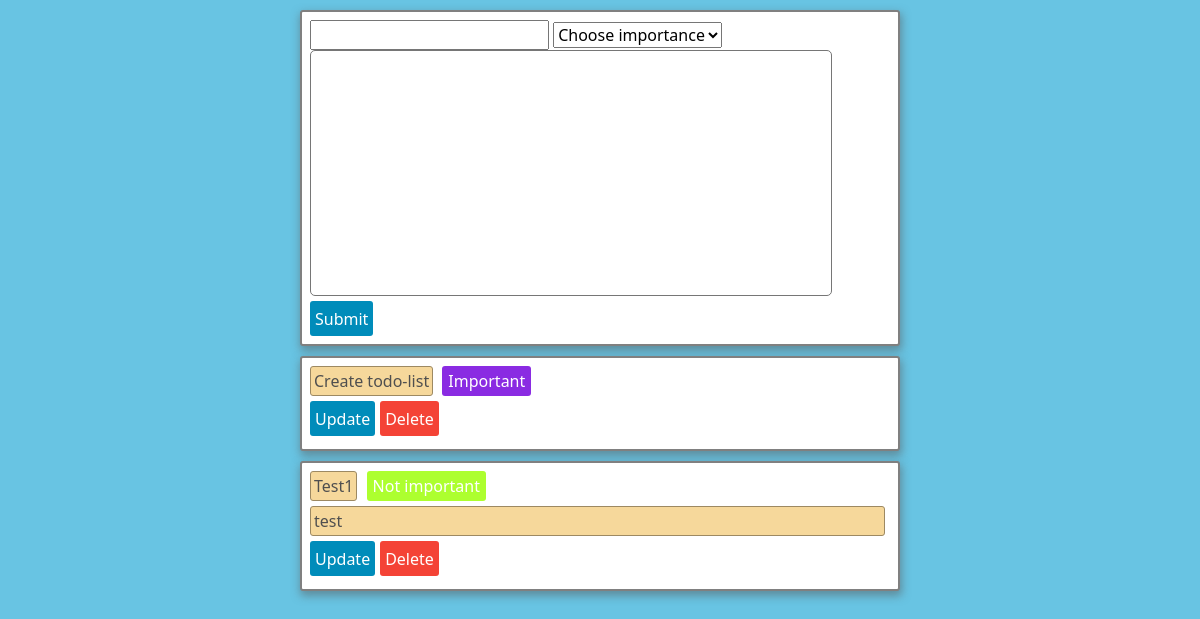
Before: / with the older database file.
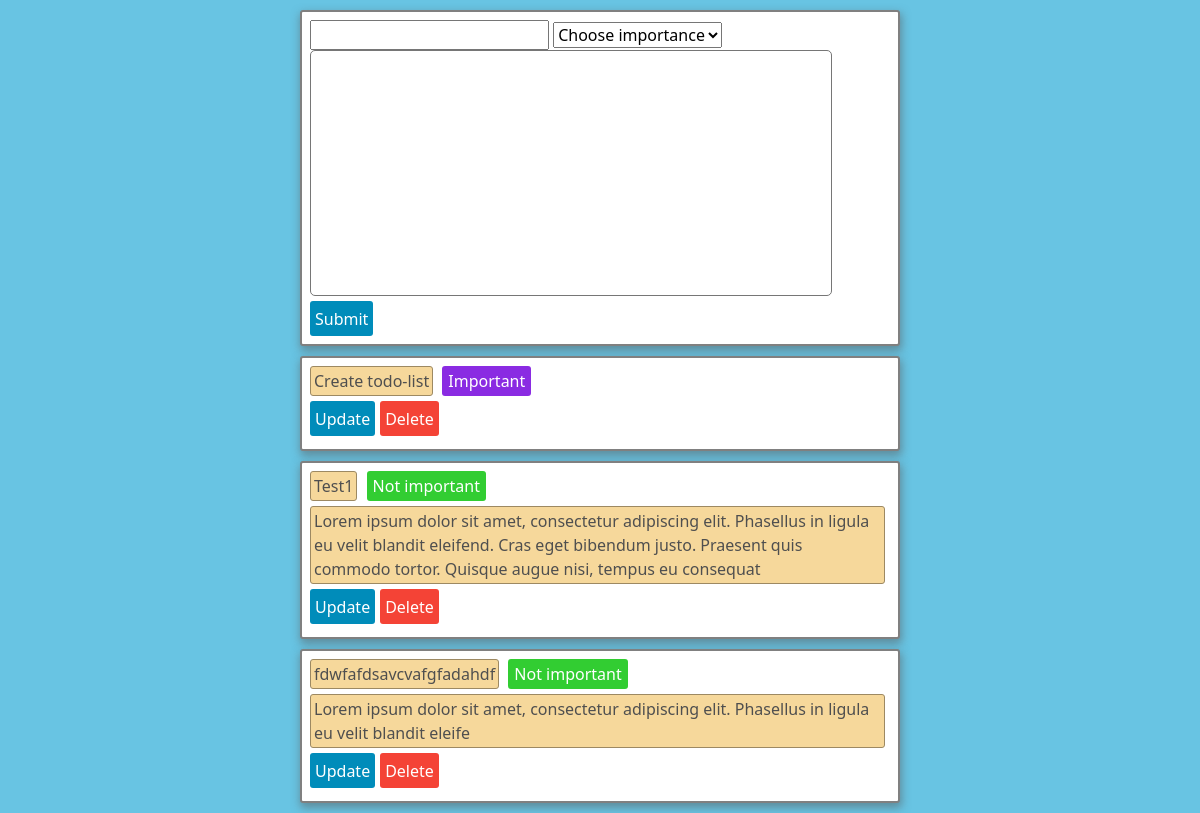
After: the same page with the newer database file.
### todolist/models.py (models this page shows, shortened)
class Task(models.Model):
    title = models.CharField(max_length=30)
    description = models.TextField(max_length=200, blank=True)
    complete = models.BooleanField(default=False)
    created = models.DateTimeField(auto_now_add=True)
    importance = models.ForeignKey(Importance, on_delete=models.PROTECT)

### todolist/views.py (the view)
# urls.py: path('', views.index, name='list'),
def index(request):
    tasks = Task.objects.values('id', 'title', 'description', 'complete', 'importance__title', 'importance__color')
    form = addTaskForm()
    if request.method == 'POST':
        form = addTaskForm(request.POST)
        if form.is_valid():
            form.save()
        return redirect('/')
    context = {'tasks': tasks, 'form': form}
    return render(request, 'tasks/index.html', context)

### todolist/forms.py
class addTaskForm(forms.ModelForm):
    def __init__(self, *args, **kwargs):
        super().__init__(*args, **kwargs)
        self.fields['importance'].empty_label = 'Choose importance'
    class Meta:
        model = Task
        fields = ['title', 'description', 'importance']
        widgets = {
            'title': forms.TextInput(attrs={'class': 'form-title'}),
            'description': forms.Textarea(attrs={'class': 'form-desc'})
        }

### todolist/models.py (called while the page is built)
    def __str__(self):
        return self.title

### todolist/templates/tasks/index.html (shortened to what this page needs)
<head>
    {% load static %}
    <link rel="stylesheet" href="{% static 'css/bootstrap.min.css'%}">
    <link rel="stylesheet" href="{% static 'css/style.css'%}"/>
</head>
<body>
    <div class="center">
        <form method="POST" action="/">
            <div class="task_form">
                {{ form.title }}
                {{ form.importance}}
                <div>
                    {{ form.description }}
                </div>
                <div>
                    <input class="btn_sub btn" type="submit" name="Create Task">
                </div>
            </div>
        </form>
        {% for task in tasks %}
            <div class='item_row'>
                <div class="task_title">
                    {% if task.complete == True %}
                        <span class="strike">{{task.title}}</span>
                    {% else %}
                        <span>{{task.title}}</span>
                    {% endif %}
                </div>
                <div class="cell"
                     style="background-color: {{ task.importance__color }}">
                    {{ task.importance__title }}
                </div>
                {% if task.description %}
                    <div class="task_title"
                         style="display: block">
                        {{ task.description }}
                    </div>
                {% endif %}
                <div class="upd">
                    <form action="{% url 'update_task' task.id%}">
                        <input type="submit" title="Update" value="Update" class="btn btn_sub">
                    </form>
                    <form action="{% url 'delete' task.id%}">
                        <input type="submit" title="Delete" value="Delete" class="btn btn_dng">
                    </form>
                </div>
            </div>
        {% endfor %}
    </div>
</body>

### static/css/style.css (style rules this page uses)
body { background-color: #68C4E3; color: #4f4f4f; width:600px; margin:auto; }
.task_form { background-color: white; margin: 10px 0; padding: 8px 8px 3px 8px; box-shadow: 1px 4px 9px 1px rgb(88 88 88 / 50%); border-radius: 3px; border-color: grey; border-width: 2px; border-style: solid; }
textarea { resize: none; width: 90%; margin: 0 5px 5px 0; border-radius: 5px; }
.btn { height: 35px; border-radius: 3px; border-style: none; margin: 0 5px 5px 0; padding: 5px; }
.btn_sub { background-color: #008CBA; color:white; }
.btn_dng { background-color:#f44336; color: white; }
.upd { display: flex; justify-content: left; }
form { margin: 0; }
.item_row { background-color: white; padding: 8px; margin: 10px 0; border-radius: 3px; border-color: grey; border-width: 2px; border-style: solid; box-shadow: 1px 4px 9px 1px rgb(88 88 88 / 50%); }
.task_title { padding: 2px 3px; display: inline-block; background-color: rgb(246, 216, 155); border-radius: 3px; border-color: rgb(157, 137, 98); border-style: solid; border-width: 1px; color: #4f4f4f; margin: 0 5px 5px 0; }
.cell { color: white; display: inline-block; padding: 3px 6px; border-radius: 3px; margin: 0 5px 5px 0; }

Changed rows visible on the page:
changed Task "Test1": description "test" → "Lorem ipsum dolor sit amet, consectetur adipiscing elit. Phasellus in ligula eu velit blandit eleifend. Cras eget bibendum justo. Praesent quis commodo tortor. Quisque augue nisi, tempus eu consequat"
added Task: title "fdwfafdsavcvafgfadahdf", importance__title "Not important", description "Lorem ipsum dolor sit amet, consectetur adipiscing elit. Phasellus in ligula eu velit blandit eleife"
